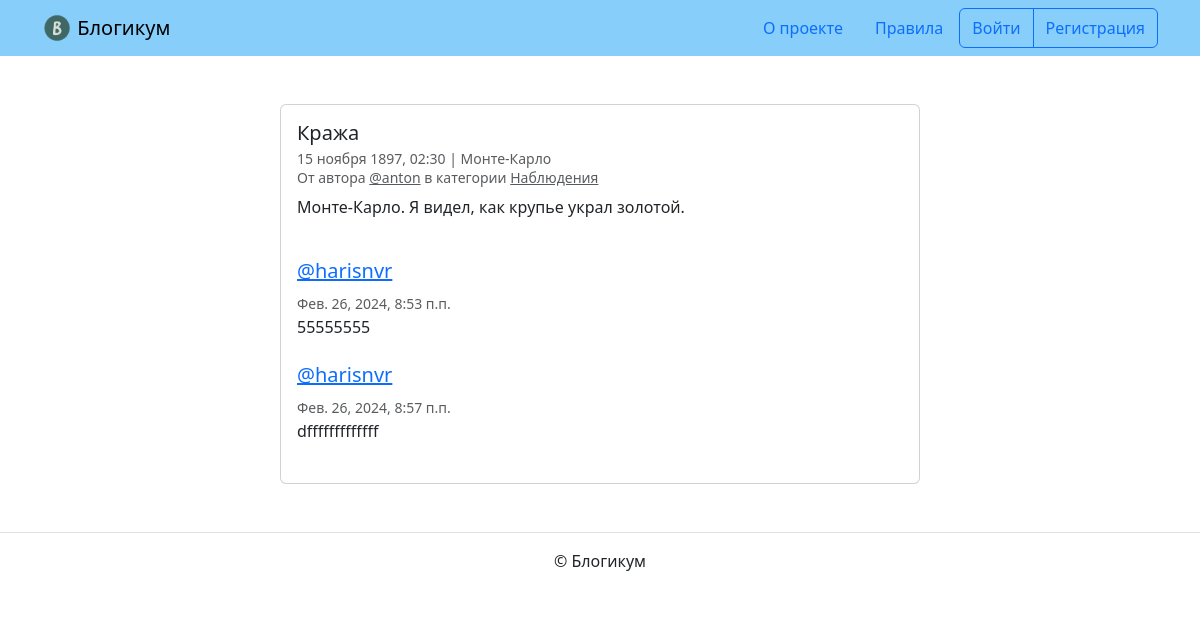
Page /posts/22/ on the earlier database version.
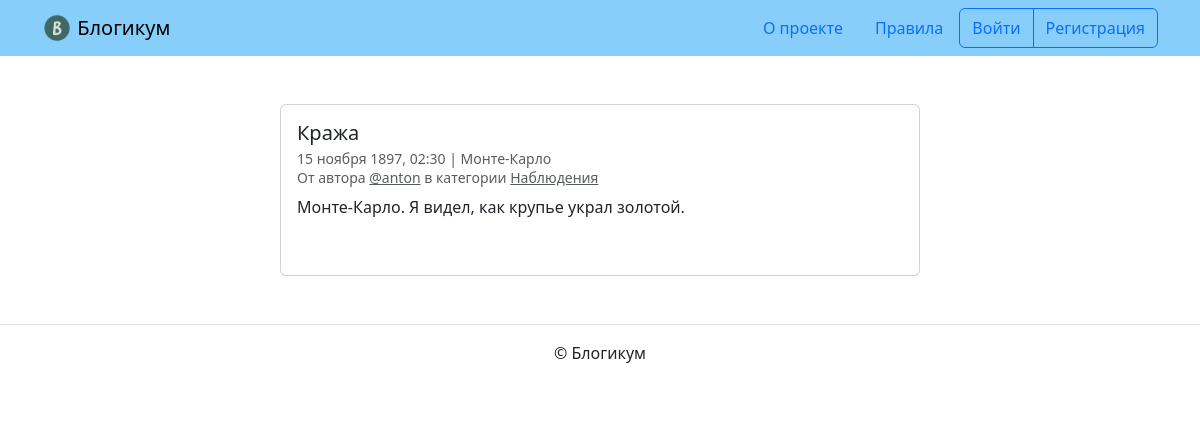
Same page on the later database version.
### blog/models.py (models this page shows, shortened)
class BaseModel(models.Model):
    is_published = models.BooleanField(
        default=True,
        verbose_name='Опубликовано',
        help_text='Снимите галочку, чтобы скрыть публикацию.'
    )
    created_at = models.DateTimeField(
        auto_now_add=True,
        verbose_name='Добавлено'
    )
    class Meta:
        abstract = True

class Post(BaseModel):
    title = models.CharField(
        max_length=MX_CHARS,
        verbose_name='Заголовок'
    )
    text = models.TextField(
        verbose_name='Текст'
    )
    pub_date = models.DateTimeField(
        verbose_name='Дата и время публикации',
        help_text='Если установить дату и время в будущем — можно делать '
                  'отложенные публикации.'
    )
    author = models.ForeignKey(
        User,
        on_delete=models.CASCADE,
        verbose_name='Автор публикации',
        related_name='posts'
    )
    location = models.ForeignKey(
        Location,
        on_delete=models.SET_NULL,
        blank=True,
        null=True,
        verbose_name='Местоположение',
        related_name='posts'
    )
    category = models.ForeignKey(
        Category,
        on_delete=models.SET_NULL,
        null=True,
        verbose_name='Категория',
        related_name='posts'
    )
    image = models.ImageField(
        verbose_name='Фото',
        upload_to='post_images',
        blank=True
    )
    class Meta:
        verbose_name = 'публикация'
        verbose_name_plural = 'Публикации'
        ordering = ['-pub_date']

class Location(BaseModel):
    name = models.CharField(
        max_length=MX_CHARS,
        verbose_name='Название места'
    )
    class Meta:
        verbose_name = 'местоположение'
        verbose_name_plural = 'Местоположения'

class Category(BaseModel):
    title = models.CharField(
        max_length=MX_CHARS,
        verbose_name='Заголовок'
    )
    description = models.TextField(
        verbose_name='Описание'
    )
    slug = models.SlugField(
        unique=True,
        verbose_name='Идентификатор',
        help_text='Идентификатор страницы для URL; разрешены символы '
                  'латиницы, цифры, дефис и подчёркивание.'
    )
    class Meta:
        verbose_name = 'категория'
        verbose_name_plural = 'Категории'

class Commentary(models.Model):
    text = models.TextField(verbose_name='Текст комментария')
    post = models.ForeignKey(
        Post,
        on_delete=models.CASCADE,
        related_name='commentaries',
        verbose_name='Пост'
    )
    created_at = models.DateTimeField(auto_now_add=True,
                                      verbose_name='Создан')
    author = models.ForeignKey(User, on_delete=models.CASCADE,
                               verbose_name='Автор',
                               related_name='commentaries')
    class Meta:
        ordering = ('created_at',)
        verbose_name = 'комментарий'
        verbose_name_plural = 'Комментарии'

### blog/views.py (the view)
# urls.py: path('<int:post_id>/', views.detail,
def detail(request, post_id):
    post = get_object_or_404(
        Post,
        pk=post_id
    )
    form = CommentaryForm()
    comments = post.commentaries.all().select_related(
        'author'
    ).order_by(
        'created_at'
    )
    if not ((post.is_published and post.category.is_published
             and post.pub_date <= timezone.now())
            or post.author == request.user):
        raise Http404
    template = 'blog/detail.html'
    context = {'post': post, 'form': form, 'comments': comments}
    return render(request, template, context)

### templates/blog/detail.html (shortened to what this page needs)
{% extends "base.html" %}
{% block content %}
  <div class="col d-flex justify-content-center">
    <div class="card" style="width: 40rem;">
      <div class="card-body">
        <h5 class="card-title">{{ post.title }}</h5>
        <h6 class="card-subtitle mb-2 text-muted">
          <small>
            {{ post.pub_date|date:"d E Y, H:i" }} | {% if post.location and post.location.is_published %}{{ post.location.name }}{% else %}Планета Земля{% endif %}<br>
            От автора <a class="text-muted" href="{% url 'blog:profile' post.author.username %}">@{{ post.author.username }}</a> в
            категории {% include "includes/category_link.html" %}
          </small>
        </h6>
        <p class="card-text">{{ post.text|linebreaksbr }}</p>
        {% if post.is_published and post.category.is_published %}
        {% include "includes/comments.html" %}
        {% endif %}
      </div>
    </div>
  </div>
{% endblock %}

### templates/base.html (shortened to what this page needs)
{% load static %}
{% load django_bootstrap5 %}
<!DOCTYPE html>
<html lang="ru">
  <head>
    {% bootstrap_css %}
  </head>
  <body>
    {% include "includes/header.html" %}
    <main>
      <div class="container py-5">
        {% block content %}{% endblock %}
      </div>
    </main>
    {% include "includes/footer.html" %}
  </body>
</html>

### templates/includes/header.html
{% load static %}
<header>
  <nav class="navbar navbar-light" style="background-color: lightskyblue">
    <div class="container">
      <a class="navbar-brand" href="{% url 'blog:homepage' %}">
        <img src="{% static 'img/logo.png' %}" width="30" height="30" class="d-inline-block align-top" alt="">
        Блогикум
      </a>
      {% with request.resolver_match.view_name as view_name %}
        <ul class="nav  nav-pills">
          <li class="nav-item">
            <a class="nav-link {% if view_name == 'pages:about' %} text-white {% endif %}" href="{% url 'pages:about' %}">
              О проекте
            </a>
          </li>
          <li class="nav-item">
            <a class="nav-link {% if view_name == 'pages:rules' %} text-white {% endif %}" href="{% url 'pages:rules' %}">
              Правила
            </a>
          </li>
          {% if user.is_authenticated %}
            <div class="btn-group" role="group" aria-label="Basic outlined example">
              <button type="button" class="btn btn-outline-primary"><a class="text-decoration-none text-reset"
                  href="{% url 'blog:create_post' %}">Написать пост</a></button>
              <button type="button" class="btn btn-outline-primary"><a class="text-decoration-none text-reset"
                  href="{% url 'blog:profile' user.username %}">{{ user.username }}</a></button>
              <button type="button" class="btn btn-outline-primary"><a class="text-decoration-none text-reset"
                  href="{% url 'logout' %}">Выйти</a></button>
            </div>
          {% else %}
            <div class="btn-group" role="group" aria-label="Basic outlined example">
              <button type="button" class="btn btn-outline-primary"><a class="text-decoration-none text-reset"
                  href="{% url 'login' %}">Войти</a></button>
              <button type="button" class="btn btn-outline-primary"><a class="text-decoration-none text-reset"
                  href="{% url 'registration' %}">Регистрация</a></button>
            </div>
          {% endif %}
        </ul>
      {% endwith %}
    </div>
  </nav>
</header>

### templates/includes/category_link.html
<a class="text-muted" href="{% url 'blog:category_posts' post.category.slug %}">
  {{ post.category.title }}
</a>

### templates/includes/comments.html (shortened to what this page needs)
{% if user.is_authenticated %}
  {% load django_bootstrap5 %}
{% endif %}
<br>
{% for comment in comments %}
  <div class="media mb-4">
    <div class="media-body">
      <h5 class="mt-0">
        <a href="{% url 'blog:profile' comment.author.username %}" name="comment_{{ comment.id }}">
          @{{ comment.author.username }}
        </a>
      </h5>
      <small class="text-muted">{{ comment.created_at }}</small>
      <br>
      {{ comment.text|linebreaksbr }}
    </div>
  </div>
{% endfor %}

### templates/includes/footer.html
<footer class="border-top text-center py-3">
  <p>© Блогикум</p>
</footer>

Differences in the rows shown:
removed Commentary: author.username "harisnvr", created_at "Фев. 26, 2024, 8:53 п.п.", text "55555555"
removed Commentary: author.username "harisnvr", created_at "Фев. 26, 2024, 8:57 п.п.", text "dfffffffffffff"
